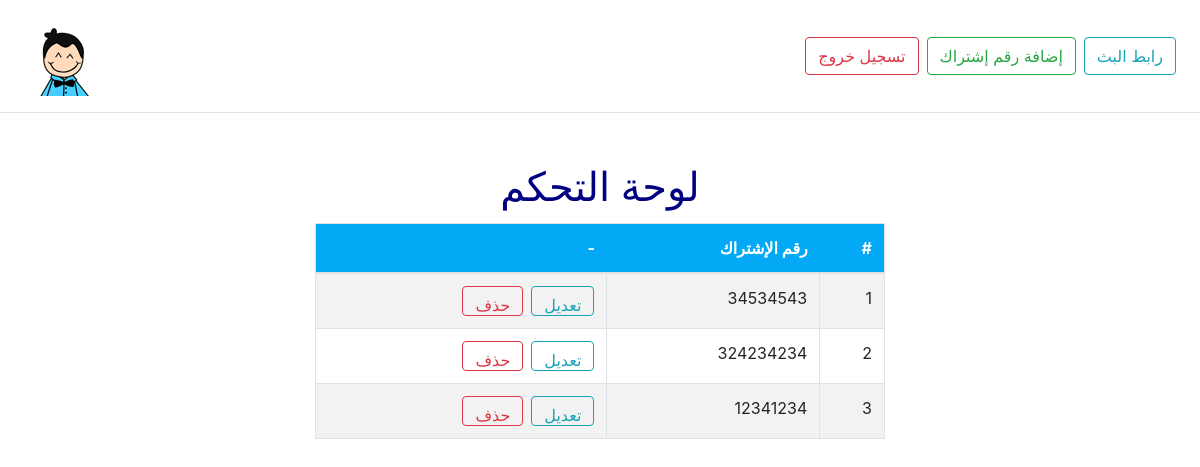
Page /admin/dashboard.php (signed in) on the earlier database version.
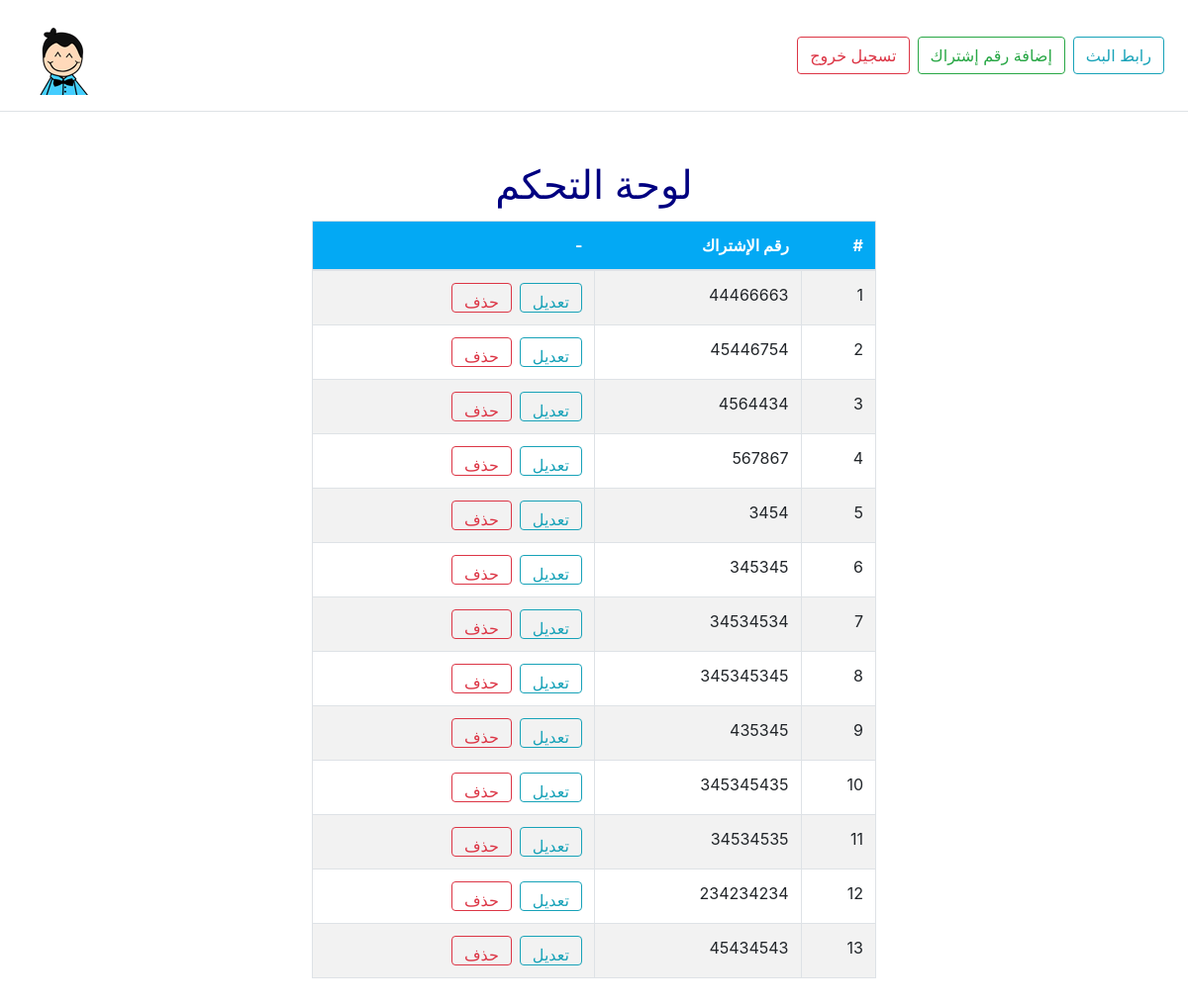
Same page on the later database version.
### tables this page shows
CREATE TABLE `codes` (
  `id` int(11) NOT NULL,
  `code` varchar(255) DEFAULT NULL
);

### admin/dashboard.php (the view, shortened to what this page needs)
<?php
require 'layout/header.php';
require 'layout/nav.php';
$stmt = $conn->prepare("SELECT * FROM codes order by id desc");
    $stmt->execute();
    $rows = $stmt->fetchAll();
    if (!empty($rows)) {
?>
  <div class="all-links container-fluid" >
    <div class="col-12 all-links">
        <h1 class="card-title text-center" style="color:navy">لوحة التحكم</h1>
        <table id="links" class="mx-auto table table-striped table-bordered dt-responsive nowrap w-50" >
            <thead>
                <tr>
                    <th>#</th>
                    <th>رقم الإشتراك</th>
                    <th>-</th>
                </tr>
            </thead>
            <tbody>
              <?php
              foreach($rows as $key =>$row):
              ?>
                    <tr>
                    <form method="POST">
                        <td><span><?= $key+1?></span></td>
                        <td><span><?= $row['code']?></span></td>
                        <td><span>
                          <a class="btn btn-outline-info ml-2" href="editcode.php?codeid=<?=  $row['id']?>">تعديل</a>
                            <input type="submit" class="confirm btn btn-outline-danger" value="حذف">
                        </span></td>
                        </form>
                    </tr>
                    <?php endforeach; ?>
            </tbody>
        </table>
    </div>
</div>
<?php }  else { ?>
  <div class="text-center">
  <a href="add.php" class="text-center btn btn-success">إضافة رقم إشتراك</a>
</div>
  <?php } ?>
</body>
</html>

### admin/layout/header.php (shortened to what this page needs)
<!DOCTYPE html>
<html lang="en">
<head>
  <link rel="stylesheet" href="../css/bootstrap.min.css">
    <link rel="stylesheet" href="../css/dataTables.bootstrap4.min.css">
    <link rel="stylesheet" href="../css/responsive.bootstrap4.min.css">
    <link rel="stylesheet" href="../css/main.css">
</head>
<body>

### admin/layout/nav.php (shortened to what this page needs)
<div  class=" d-flex flex-column flex-md-row align-items-center p-3 px-md-4 mb-3 bg-white border-bottom shadow-sm">
    <h5 class="my-0 mr-md-auto font-weight-normal">
      <a href="dashboard.php"><img src="../imgs/logo.png" alt="logo" class="img-responsive rounded w-100"></a>
    </h5>
    <form action="logout.php" method="post">
      <button class="btn btn-outline-danger mb-2 mb-lg-0">تسجيل خروج</button>
    </form>
    <a href="add.php" class="btn btn-outline-success ml-2 mb-2 mb-lg-0">إضافة رقم إشتراك</a>
    <a href="link.php" class="btn btn-outline-info ml-2  mb-2 mb-lg-0"> رابط البث</a>
  </div>

### css/main.css (style rules this page uses)
.all-links, .all-users { direction: rtl; text-align: right; margin: 50px auto; }
.all-links th, .all-users th { background: #03a9f4; border: none; color: #fff; }
.all-links td, .all-users td { white-space: break-spaces !important; }
.all-links td span, .all-users td span { width: -webkit-max-content; width: -moz-max-content; width: max-content; max-width: 250px; height: 30px; overflow: hidden; display: flex; justify-content: flex-end; }

Differences in the rows shown:
removed codes: code "324234234"
removed codes: code "12341234"
added codes: code "44466663"
added codes: code "45446754"
added codes: code "4564434"
added codes: code "567867"
added codes: code "3454"
added codes: code "345345"
added codes: code "34534534"
added codes: code "345345345"
added codes: code "435345"
added codes: code "345345435"
added codes: code "34534535"
added codes: code "234234234"
changed codes (number 13 of 13 on the later page): code "34534543" → "45434543"
